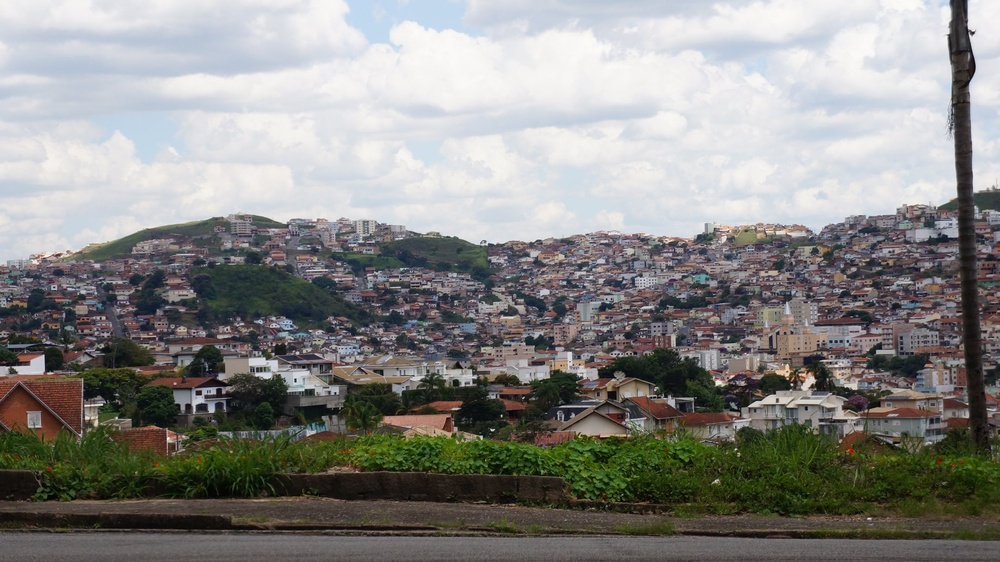
#> input picture histograma/images/foto1.jpg, 1000 x 562 px, shrunk from 1842 x 1035 before the run, found by its file name
$ python equalizacao.py
#> lines starting #> are read from the running program, lines starting #| are printed output that depends on the picture
import cv2, matplotlib.pyplot as plt

def main():
    catImage = cv2.imread('D:/PycharmProjects/visaoComputacional/histograma/images/foto1.jpg',cv2.IMREAD_GRAYSCALE)
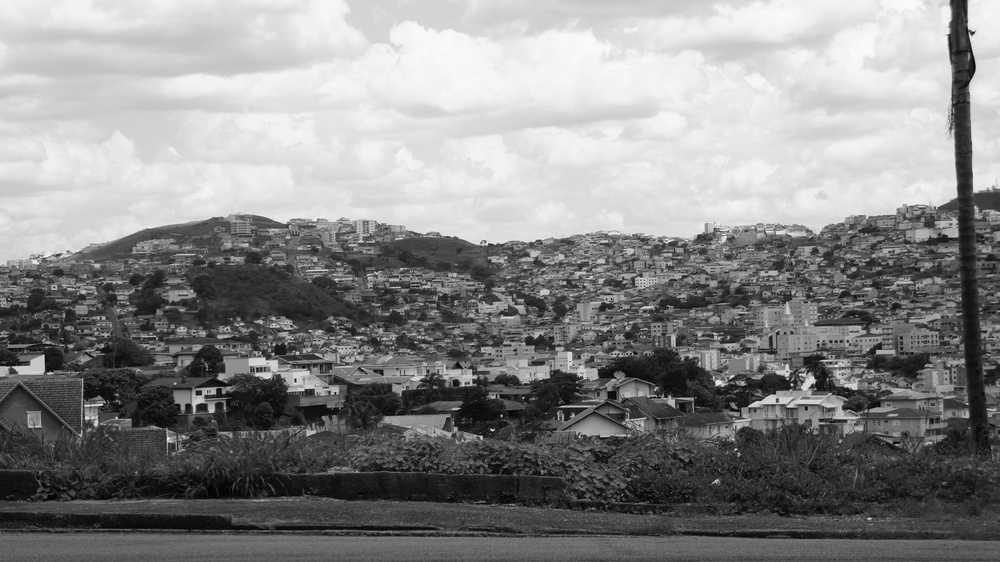
#> catImage: shape (562, 1000); min 0, max 253, mean 135.9
    hist = cv2.calcHist([catImage], [0], None, [256], [0, 256])
#> hist = 256 values, max 7715 at index 226, min 0 at index 254, mean 2195.3
    catEqualized = cv2.equalizeHist(catImage)
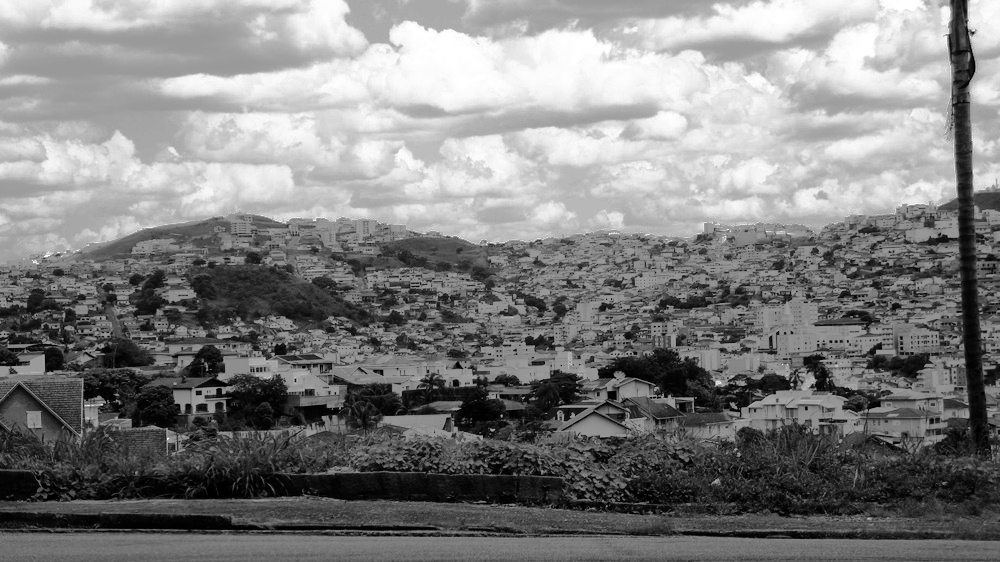
#> catEqualized: shape (562, 1000); min 0, max 255, mean 128.3
    hist2 = cv2.calcHist([catEqualized], [0], None, [256], [0, 256])
#> hist2 = 256 values, max 7715 at index 206, min 0 at index 19, mean 2195.3

    clahe = cv2.createCLAHE(clipLimit=2.0, tileGridSize=(8,8))
    clImg = clahe.apply(catImage)
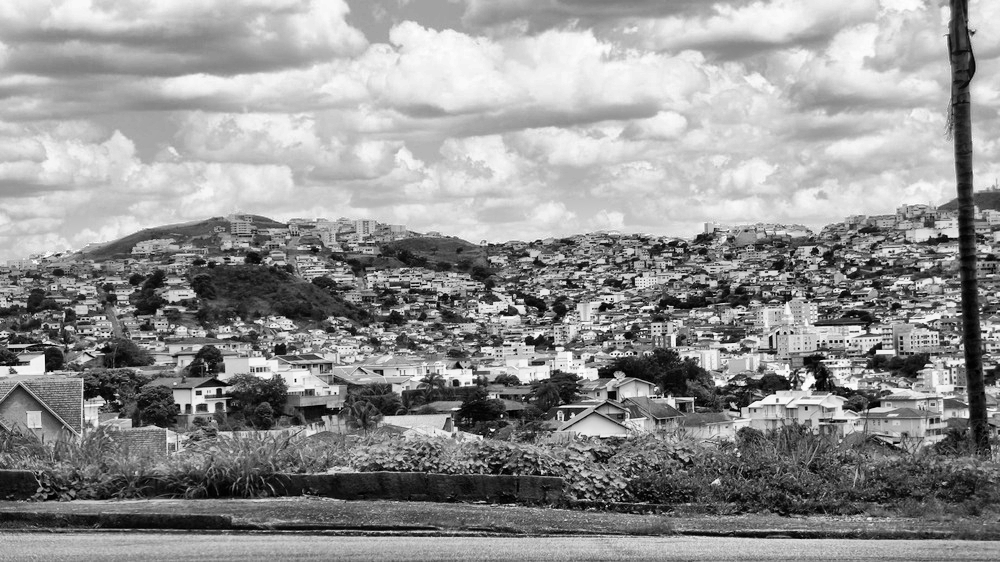
#> clImg: shape (562, 1000); min 0, max 254, mean 146.5
    hist3 = cv2.calcHist([clImg], [0], None, [256], [0, 256])
#> hist3 = 256 values, max 4488 at index 201, min 0 at index 255, mean 2195.3

    hist = cv2.normalize(hist,None, 0, 1.0, cv2.NORM_MINMAX)
#> hist = 256 values, max 1 at index 226, min 0 at index 254, mean 0.285
    hist2 = cv2.normalize(hist2,None, 0, 1.0, cv2.NORM_MINMAX)
#> hist2 = 256 values, max 1 at index 206, min 0 at index 19, mean 0.285
    hist3 = cv2.normalize(hist3,None, 0, 1.0, cv2.NORM_MINMAX)
#> hist3 = 256 values, max 1 at index 201, min 0 at index 255, mean 0.489

    cv2.imwrite('D:/PycharmProjects/visaoComputacional/histograma/images/foto1_gs.jpg',catImage)
    cv2.imwrite('D:/PycharmProjects/visaoComputacional/histograma/images/foto1_eq.jpg',catEqualized)
    cv2.imwrite('D:/PycharmProjects/visaoComputacional/histograma/images/foto1_clahe.jpg',clImg)

    fig, axs = plt.subplots(3)
    fig.suptitle("Histogramas")
    axs[0].plot(hist)
    axs[1].plot(hist2)
    axs[2].plot(hist3)
    plt.show()
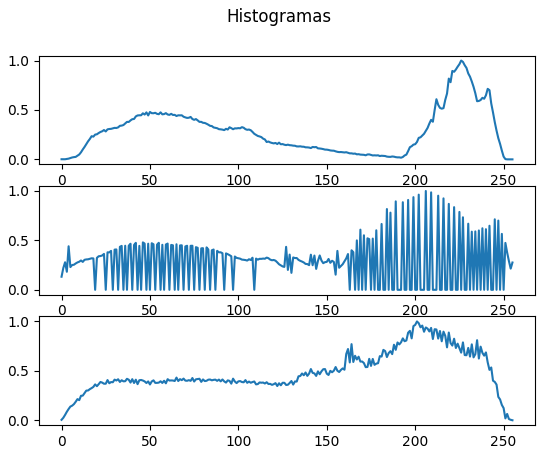
#> figure drawn by matplotlib, 3 panels; panel 1: curve peaks at x = 226, y = 1; panel 2: curve peaks at x = 206, y = 1; panel 3: curve peaks at x = 201, y = 1


if __name__ == '__main__':
    main()

$ run again, with histograma/images/foto2.jpg copied over histograma/images/foto1.jpg
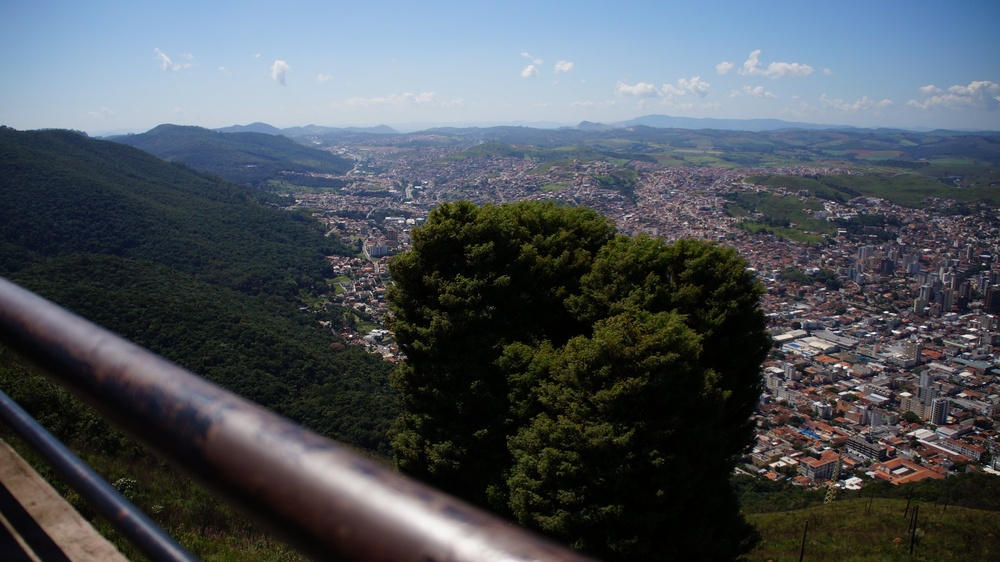
#> input picture histograma/images/foto2.jpg, 1000 x 562 px, shrunk from 1842 x 1035 before the run, found by its file name
#> in main, `hist = cv2.calcHist([catImage], [0], None, [256], [0, 256])`: hist = 256 values, max 13472 at index 3, min 0 at index 246, mean 2195.3
#> in main, `hist2 = cv2.calcHist([catEqualized], [0], None, [256], [0, 256])`: hist2 = 256 values, max 13472 at index 15, min 0 at index 1, mean 2195.3
#> in main, `clImg = clahe.apply(catImage)`:
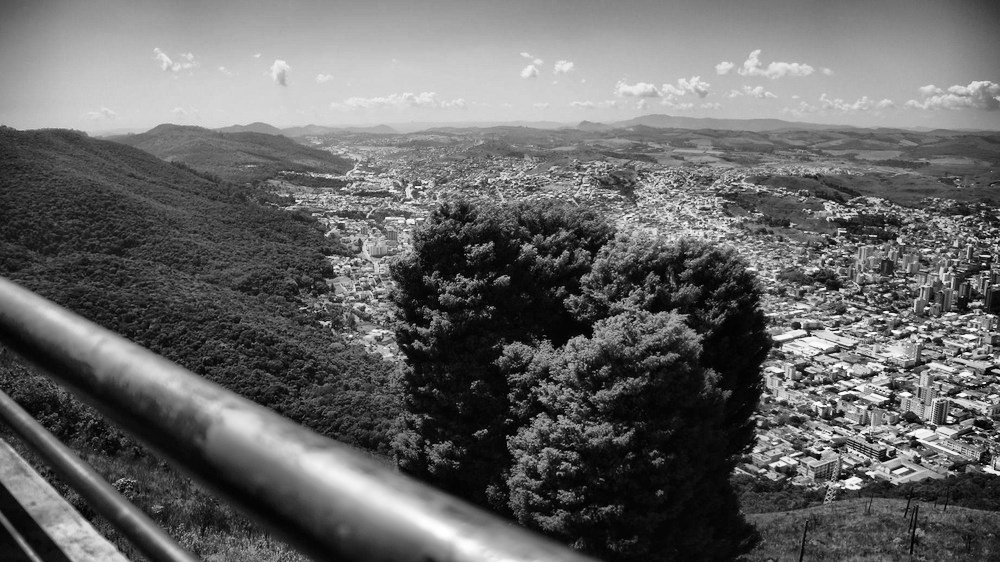
#> clImg: shape (562, 1000); min 0, max 255, mean 102
#> in main, `hist3 = cv2.calcHist([clImg], [0], None, [256], [0, 256])`: hist3 = 256 values, max 8434 at index 10, min 4 at index 0, mean 2195.3
#> in main, `hist = cv2.normalize(hist,None, 0, 1.0, cv2.NORM_MINMAX)`: hist = 256 values, max 1 at index 3, min 0 at index 246, mean 0.163
#> in main, `hist2 = cv2.normalize(hist2,None, 0, 1.0, cv2.NORM_MINMAX)`: hist2 = 256 values, max 1 at index 15, min 0 at index 1, mean 0.163
#> in main, `hist3 = cv2.normalize(hist3,None, 0, 1.0, cv2.NORM_MINMAX)`: hist3 = 256 values, max 1 at index 10, min 0 at index 0, mean 0.26
#> in main, `plt.show()`:
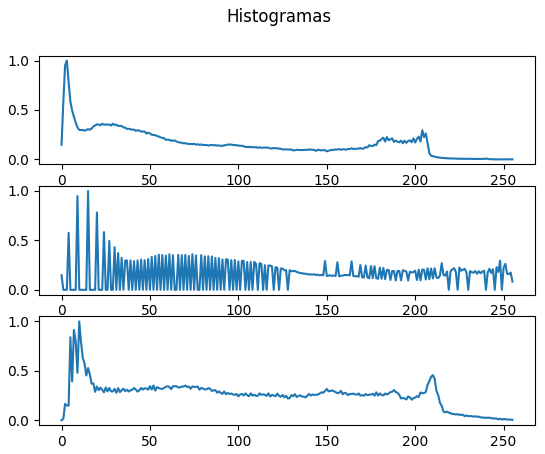
#> figure drawn by matplotlib, 3 panels; panel 1: curve peaks at x = 3, y = 1; panel 2: curve peaks at x = 15, y = 1; panel 3: curve peaks at x = 10, y = 1

$ run again, with histograma/images/foto3.jpg copied over histograma/images/foto1.jpg
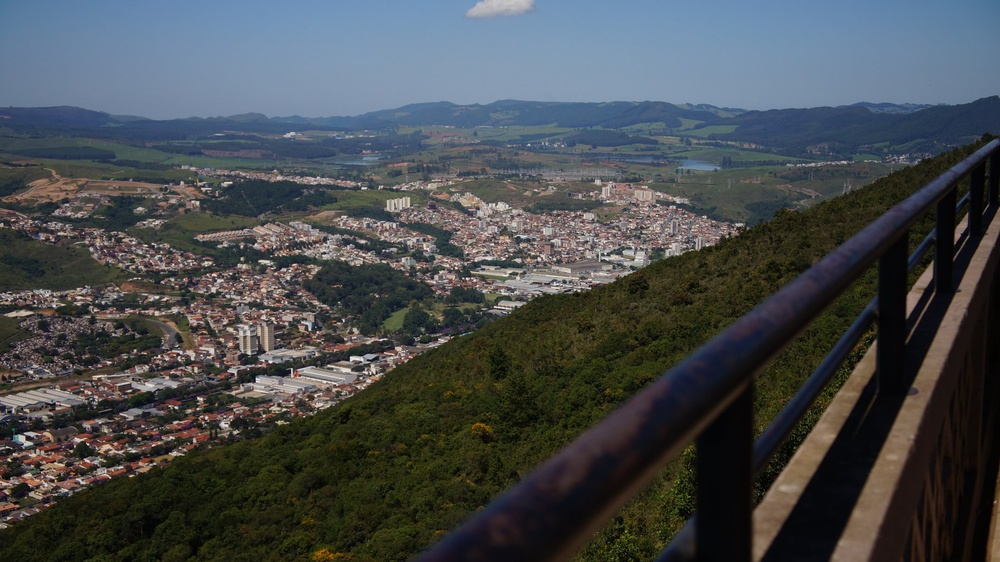
#> input picture histograma/images/foto3.jpg, 1000 x 562 px, shrunk from 1842 x 1035 before the run, found by its file name
#> in main, `hist = cv2.calcHist([catImage], [0], None, [256], [0, 256])`: hist = 256 values, max 8278 at index 6, min 0 at index 243, mean 2195.3
#> in main, `hist2 = cv2.calcHist([catEqualized], [0], None, [256], [0, 256])`: hist2 = 256 values, max 8278 at index 9, min 0 at index 2, mean 2195.3
#> in main, `clImg = clahe.apply(catImage)`:
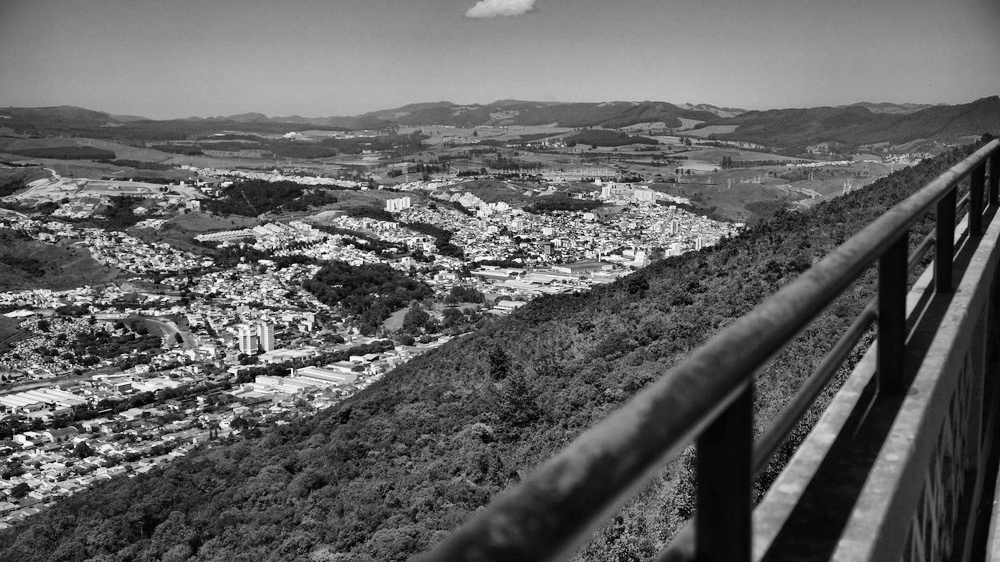
#> clImg: shape (562, 1000); min 0, max 254, mean 98.6
#> in main, `hist3 = cv2.calcHist([clImg], [0], None, [256], [0, 256])`: hist3 = 256 values, max 6172 at index 10, min 0 at index 255, mean 2195.3
#> in main, `hist = cv2.normalize(hist,None, 0, 1.0, cv2.NORM_MINMAX)`: hist = 256 values, max 1 at index 6, min 0 at index 243, mean 0.265
#> in main, `hist2 = cv2.normalize(hist2,None, 0, 1.0, cv2.NORM_MINMAX)`: hist2 = 256 values, max 1 at index 9, min 0 at index 2, mean 0.265
#> in main, `hist3 = cv2.normalize(hist3,None, 0, 1.0, cv2.NORM_MINMAX)`: hist3 = 256 values, max 1 at index 10, min 0 at index 255, mean 0.356
#> in main, `plt.show()`:
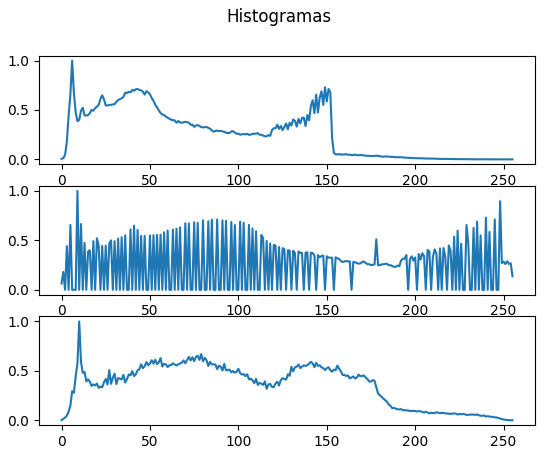
#> figure drawn by matplotlib, 3 panels; panel 1: curve peaks at x = 6, y = 1; panel 2: curve peaks at x = 9, y = 1; panel 3: curve peaks at x = 10, y = 1

$ run again, with histograma/images/foto4.jpg copied over histograma/images/foto1.jpg
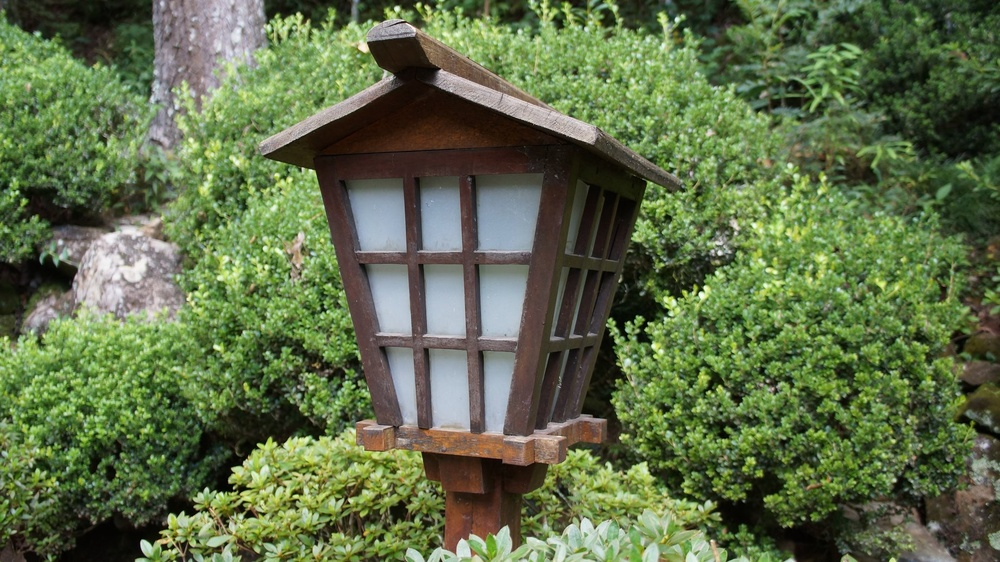
#> input picture histograma/images/foto4.jpg, 1000 x 562 px, shrunk from 1842 x 1035 before the run, found by its file name
#> in main, `hist = cv2.calcHist([catImage], [0], None, [256], [0, 256])`: hist = 256 values, max 3672 at index 120, min 0 at index 250, mean 2195.3
#> in main, `hist2 = cv2.calcHist([catEqualized], [0], None, [256], [0, 256])`: hist2 = 256 values, max 3980 at index 232, min 0 at index 8, mean 2195.3
#> in main, `clImg = clahe.apply(catImage)`:
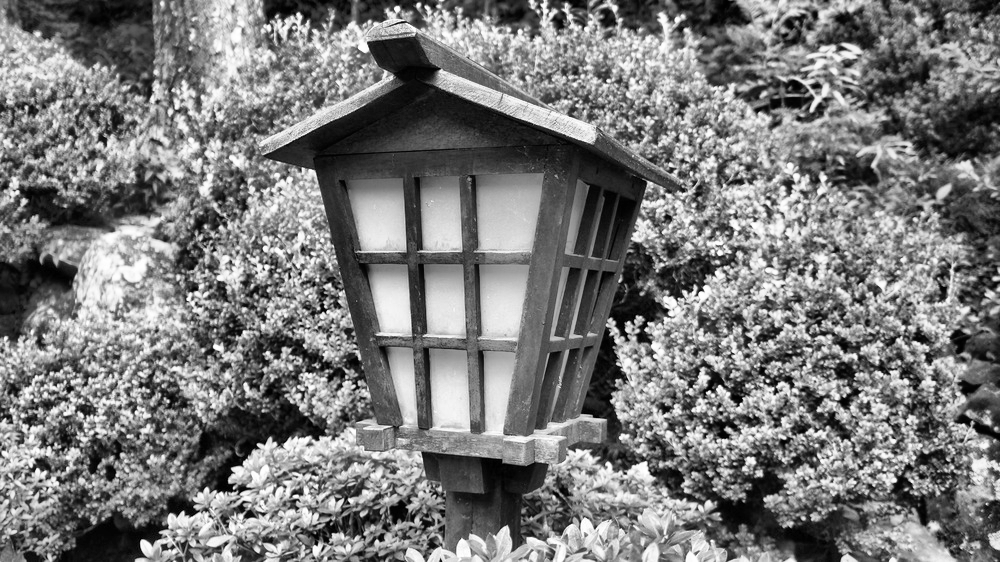
#> clImg: shape (562, 1000); min 0, max 255, mean 121.8
#> in main, `hist3 = cv2.calcHist([clImg], [0], None, [256], [0, 256])`: hist3 = 256 values, max 2658 at index 84, min 45 at index 255, mean 2195.3
#> in main, `hist = cv2.normalize(hist,None, 0, 1.0, cv2.NORM_MINMAX)`: hist = 256 values, max 1 at index 120, min 0 at index 250, mean 0.598
#> in main, `hist2 = cv2.normalize(hist2,None, 0, 1.0, cv2.NORM_MINMAX)`: hist2 = 256 values, max 1 at index 232, min 0 at index 8, mean 0.552
#> in main, `hist3 = cv2.normalize(hist3,None, 0, 1.0, cv2.NORM_MINMAX)`: hist3 = 256 values, max 1 at index 84, min -9.31e-10 at index 255, mean 0.823
#> in main, `plt.show()`:
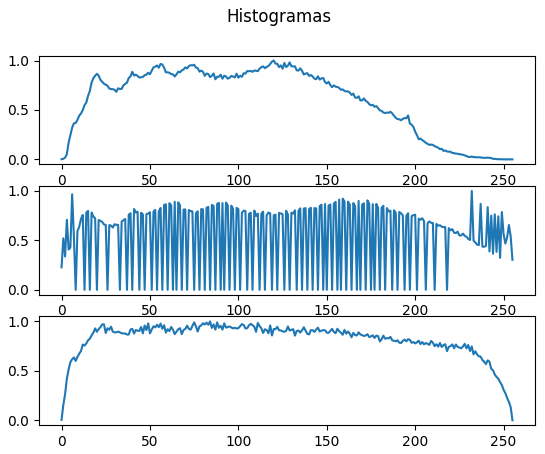
#> figure drawn by matplotlib, 3 panels; panel 1: curve peaks at x = 120, y = 1; panel 2: curve peaks at x = 232, y = 1; panel 3: curve peaks at x = 84, y = 1
